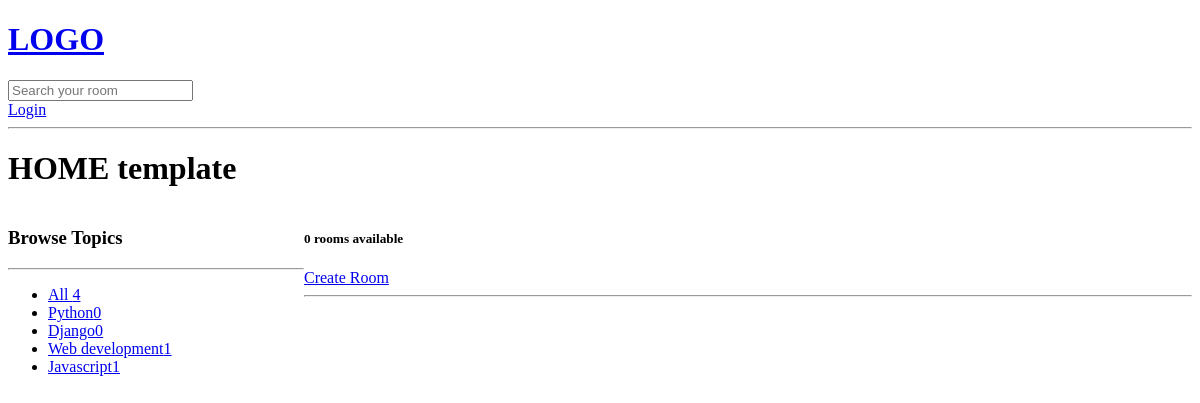
Before: /?q=Django with the older database file.
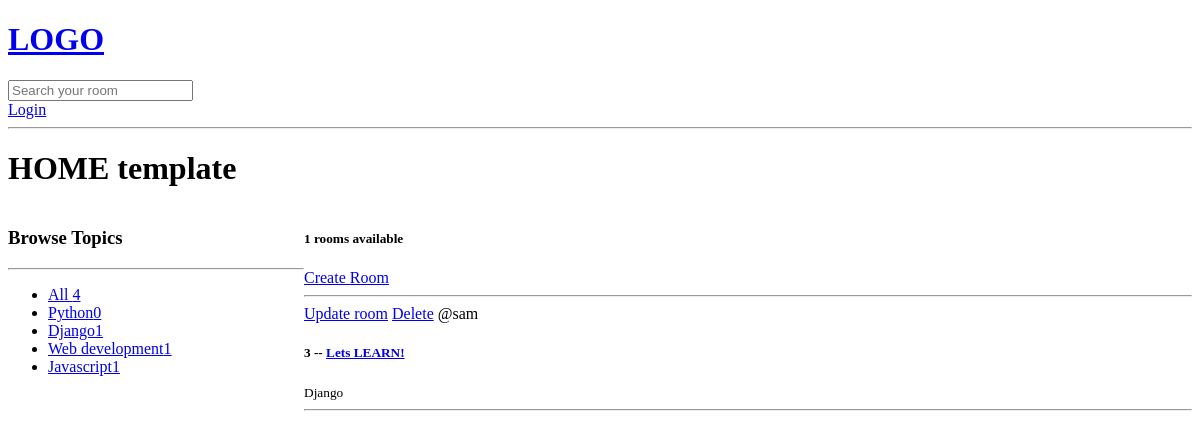
After: the same page with the newer database file.
### base/models.py (models this page shows, shortened)
class Topic(models.Model):
    name = models.CharField(max_length=200)

class Room(models.Model):
    host=  models.ForeignKey(User, on_delete=models.SET_NULL, null = True)
    topic = models.ForeignKey(Topic, on_delete=models.SET_NULL, null = True)
    name = models.CharField(max_length=100)
    description = models.TextField(null=True, blank=True)
    participants = models.ManyToManyField(User, related_name='participants',blank=True)
    updated = models.DateTimeField(auto_now=True)
    created = models.DateTimeField(auto_now_add=True)
    class Meta:
        ordering = ['-updated', '-created']

### base/views.py (the view)
# urls.py: path('', views.home, name='home'),
def home(request):
    q = request.GET.get('q') if request.GET.get('q') != None else ''
    rooms = Room.objects.filter(
        Q(topic__name__icontains=q) |
        Q(name__icontains=q) |
        Q(description__icontains=q)
    )
    topics = Topic.objects.all()
    room_count = rooms.count()
    context = {'rooms': rooms, 'topics':topics, 'room_count': room_count}
    return render(request, 'base/home.html',context)

### base/templates/base/home.html (shortened to what this page needs)
{% extends 'main.html' %}
{% block content %}
<h1>HOME template</h1>
<div class="home-container">
    <div>
        <h3>Browse Topics</h3>
        <hr>
        <ul class="topics__list">
            <li>
                <a href="{% url 'home' %}" class="active">All <span>{{topics.count}}</span></a>
            </li>
            {% for topic in topics %}
            <li>
                <a href="{% url 'home' %}?q={{topic.name}}">{{topic.name}}<span>{{topic.room_set.all.count}}</span></a>
            </li>
            {% endfor %}
        </ul>
    </div>
    <div>
        <h5>{{room_count}} rooms available</h5>
        <a href="{% url 'create-room' %}">Create Room</a><hr>
        {% for room in rooms %}
        <diV>
            <a href="{% url 'update-room' room.id %}">Update room</a>
            <a href="{% url 'delete-room' room.id %}">Delete</a>
            <span>
                @{{room.host.username}}
            </span>
            <h5>{{room.id}} -- <a href="{% url 'room' room.id %}">{{room.name}}</a></h5>
            <small>{{room.topic.name}}</small>
            <hr>
        </diV>
        {% endfor %}
    </div>
</div>
    {% endblock %}

Changed rows visible on the page:
computed for Topic "Django": room_set.all.count "0" → "1"
added Room: host.username "sam", id "3", name "Lets LEARN!", topic.name "Django"
Other visible differences:
{{ room_count }}: "0" → "1"
